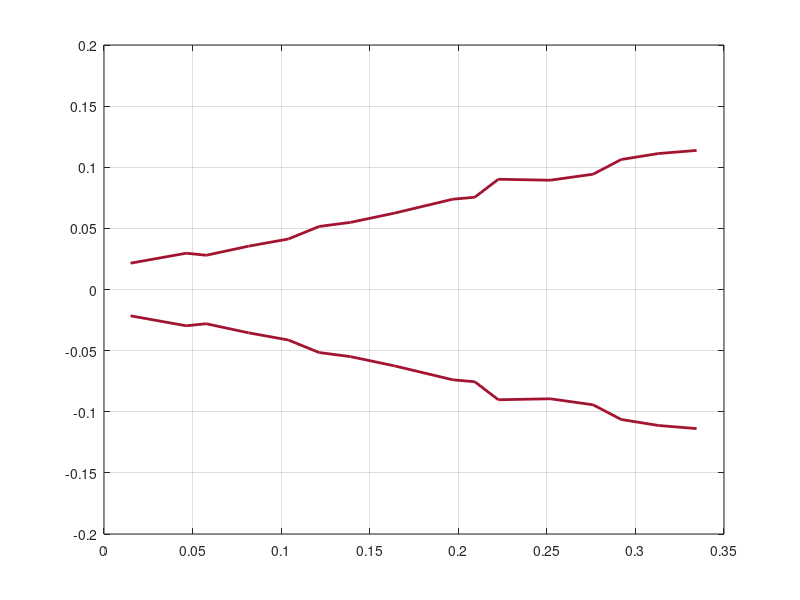

Write MATLAB code to recreate this figure.
clear L
out = load('ga_allvar_ms3serv2.mat');

out = out.fmin2;

c0 = 3e8;
F = 5e9;
lamb = c0./F;
N = 16;

l1 = lamb/4;

R = out.r(1:N);

for i = N+1:length(out.r)
    L(i-N) = sum(out.r(N+1:i)) + l1;
end
% L(1) = l1;
L = [l1 L];

figure; plot(L, R, 'Color', [0.6350, 0.0780, 0.1840] , 'LineWidth', 2); grid on; hold on; plot(L, -R, 'Color', [0.6350, 0.0780, 0.1840] , 'LineWidth', 2); 